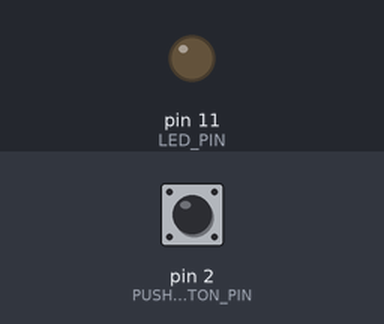
Simulated run of this sketch. Board: Arduino Uno, built with avr-gcc and run on an emulated ATmega328P. Parts: output pins drawn as LEDs (lit = HIGH). The test bench sets the inputs (shaded band); at power-on: pin 2 (PUSH_BUTTON_PIN) LOW.

Above: at 1.2 s.
1.3 s: pin 2 (PUSH_BUTTON_PIN) pulled HIGH for 0.15 s
At 1.37 s:
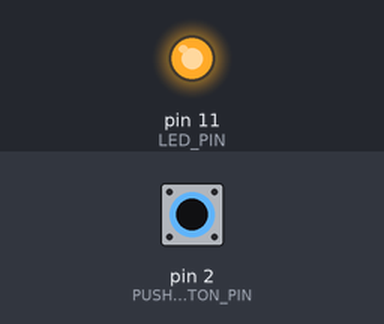
2.9 s: pin 2 (PUSH_BUTTON_PIN) pulled HIGH for 3.2 s
At 7.5 s:
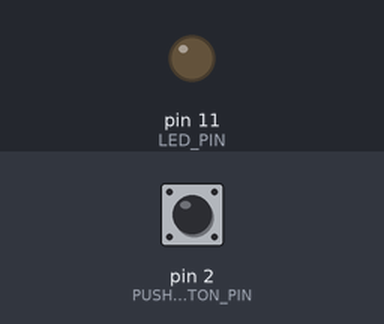
Timing chart, 0 to 9.0 s (numbered marks = the images above; inputs shaded):
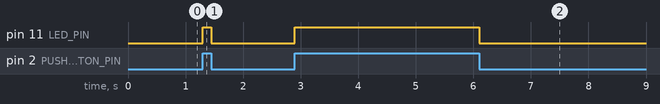

Measured:
- after the input at 1.3 s, pin 11 (LED_PIN): LOW → HIGH at once, → LOW 0.15 s later
- after the input at 2.9 s, pin 11 (LED_PIN): LOW → HIGH at once, → LOW 3.2 s later

The sketch:

Push_Button.ino
```cpp
// Push Button
/* The code configures a push button to turn an LED off and on */

#define LED_PIN 11
#define PUSH_BUTTON_PIN 2

void setup(){
  // Initalize the LED and push button pins
  pinMode(LED_PIN, OUTPUT);
  pinMode(PUSH_BUTTON_PIN, INPUT);

}

void loop(){
  // When the user presses on the push button, the LED will light up
  if (digitalRead(PUSH_BUTTON_PIN) == HIGH){
    digitalWrite(LED_PIN, HIGH);
  }

  else {
  // When the user stops pressing on the push button, the LED will turn off
    digitalWrite(LED_PIN, LOW);
  }
}
```
